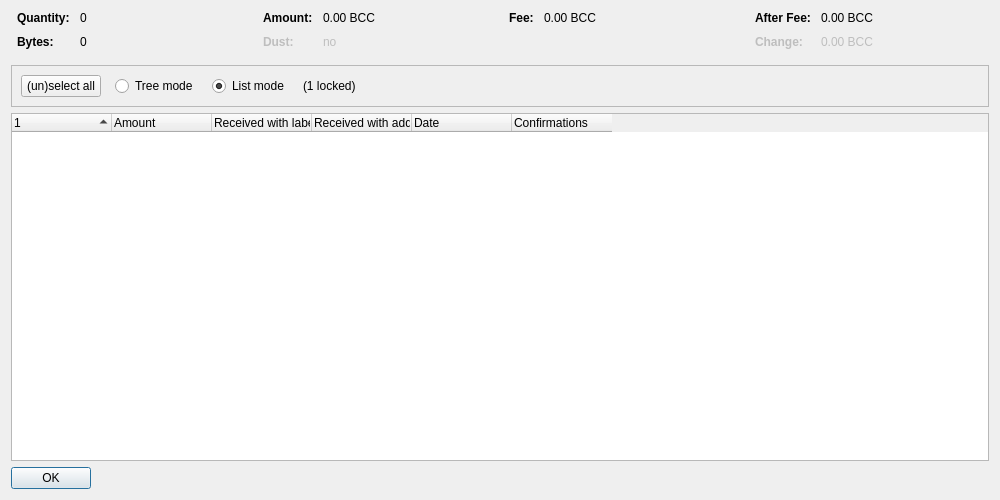
<?xml version="1.0" encoding="UTF-8"?>
<ui version="4.0">
 <class>CoinControlDialog</class>
 <widget class="QDialog" name="CoinControlDialog">
  <property name="geometry">
   <rect>
    <x>0</x>
    <y>0</y>
    <width>1000</width>
    <height>500</height>
   </rect>
  </property>
  <property name="windowTitle">
   <string>Coin Selection</string>
  </property>
  <layout class="QVBoxLayout" name="verticalLayout">
   <item>
    <layout class="QHBoxLayout" name="horizontalLayoutTop" stretch="0,0,0,0">
     <property name="topMargin">
      <number>0</number>
     </property>
     <property name="bottomMargin">
      <number>10</number>
     </property>
     <item>
      <layout class="QFormLayout" name="formLayoutCoinControl1">
       <property name="horizontalSpacing">
        <number>10</number>
       </property>
       <property name="verticalSpacing">
        <number>10</number>
       </property>
       <property name="leftMargin">
        <number>6</number>
       </property>
       <property name="rightMargin">
        <number>6</number>
       </property>
       <item row="0" column="0">
        <widget class="QLabel" name="labelCoinControlQuantityText">
         <property name="font">
          <font>
           <weight>75</weight>
           <bold>true</bold>
          </font>
         </property>
         <property name="text">
          <string>Quantity:</string>
         </property>
        </widget>
       </item>
       <item row="0" column="1">
        <widget class="QLabel" name="labelCoinControlQuantity">
         <property name="cursor">
          <cursorShape>IBeamCursor</cursorShape>
         </property>
         <property name="contextMenuPolicy">
          <enum>Qt::ActionsContextMenu</enum>
         </property>
         <property name="text">
          <string notr="true">0</string>
         </property>
         <property name="textInteractionFlags">
          <set>Qt::LinksAccessibleByMouse|Qt::TextSelectableByKeyboard|Qt::TextSelectableByMouse</set>
         </property>
        </widget>
       </item>
       <item row="1" column="0">
        <widget class="QLabel" name="labelCoinControlBytesText">
         <property name="font">
          <font>
           <weight>75</weight>
           <bold>true</bold>
          </font>
         </property>
         <property name="text">
          <string>Bytes:</string>
         </property>
        </widget>
       </item>
       <item row="1" column="1">
        <widget class="QLabel" name="labelCoinControlBytes">
         <property name="cursor">
          <cursorShape>IBeamCursor</cursorShape>
         </property>
         <property name="contextMenuPolicy">
          <enum>Qt::ActionsContextMenu</enum>
         </property>
         <property name="text">
          <string notr="true">0</string>
         </property>
         <property name="textInteractionFlags">
          <set>Qt::LinksAccessibleByMouse|Qt::TextSelectableByKeyboard|Qt::TextSelectableByMouse</set>
         </property>
        </widget>
       </item>
      </layout>
     </item>
     <item>
      <layout class="QFormLayout" name="formLayoutCoinControl2">
       <property name="horizontalSpacing">
        <number>10</number>
       </property>
       <property name="verticalSpacing">
        <number>10</number>
       </property>
       <property name="leftMargin">
        <number>6</number>
       </property>
       <property name="rightMargin">
        <number>6</number>
       </property>
       <item row="0" column="0">
        <widget class="QLabel" name="labelCoinControlAmountText">
         <property name="font">
          <font>
           <weight>75</weight>
           <bold>true</bold>
          </font>
         </property>
         <property name="text">
          <string>Amount:</string>
         </property>
        </widget>
       </item>
       <item row="0" column="1">
        <widget class="QLabel" name="labelCoinControlAmount">
         <property name="cursor">
          <cursorShape>IBeamCursor</cursorShape>
         </property>
         <property name="contextMenuPolicy">
          <enum>Qt::ActionsContextMenu</enum>
         </property>
         <property name="text">
          <string notr="true">0.00 BCC</string>
         </property>
         <property name="textInteractionFlags">
          <set>Qt::LinksAccessibleByMouse|Qt::TextSelectableByKeyboard|Qt::TextSelectableByMouse</set>
         </property>
        </widget>
       </item>
       <item row="1" column="0">
        <widget class="QLabel" name="labelCoinControlLowOutputText">
         <property name="enabled">
          <bool>false</bool>
         </property>
         <property name="font">
          <font>
           <weight>75</weight>
           <bold>true</bold>
          </font>
         </property>
         <property name="text">
          <string>Dust:</string>
         </property>
        </widget>
       </item>
       <item row="1" column="1">
        <widget class="QLabel" name="labelCoinControlLowOutput">
         <property name="enabled">
          <bool>false</bool>
         </property>
         <property name="cursor">
          <cursorShape>IBeamCursor</cursorShape>
         </property>
         <property name="contextMenuPolicy">
          <enum>Qt::ActionsContextMenu</enum>
         </property>
         <property name="text">
          <string notr="true">no</string>
         </property>
         <property name="textInteractionFlags">
          <set>Qt::LinksAccessibleByMouse|Qt::TextSelectableByKeyboard|Qt::TextSelectableByMouse</set>
         </property>
        </widget>
       </item>
      </layout>
     </item>
     <item>
      <layout class="QFormLayout" name="formLayoutCoinControl3">
       <property name="horizontalSpacing">
        <number>10</number>
       </property>
       <property name="verticalSpacing">
        <number>10</number>
       </property>
       <property name="leftMargin">
        <number>6</number>
       </property>
       <property name="rightMargin">
        <number>6</number>
       </property>
       <item row="0" column="0">
        <widget class="QLabel" name="labelCoinControlFeeText">
         <property name="font">
          <font>
           <weight>75</weight>
           <bold>true</bold>
          </font>
         </property>
         <property name="text">
          <string>Fee:</string>
         </property>
        </widget>
       </item>
       <item row="0" column="1">
        <widget class="QLabel" name="labelCoinControlFee">
         <property name="cursor">
          <cursorShape>IBeamCursor</cursorShape>
         </property>
         <property name="contextMenuPolicy">
          <enum>Qt::ActionsContextMenu</enum>
         </property>
         <property name="text">
          <string notr="true">0.00 BCC</string>
         </property>
         <property name="textInteractionFlags">
          <set>Qt::LinksAccessibleByMouse|Qt::TextSelectableByKeyboard|Qt::TextSelectableByMouse</set>
         </property>
        </widget>
       </item>
      </layout>
     </item>
     <item>
      <layout class="QFormLayout" name="formLayoutCoinControl4">
       <property name="horizontalSpacing">
        <number>10</number>
       </property>
       <property name="verticalSpacing">
        <number>10</number>
       </property>
       <property name="leftMargin">
        <number>6</number>
       </property>
       <property name="rightMargin">
        <number>6</number>
       </property>
       <item row="0" column="0">
        <widget class="QLabel" name="labelCoinControlAfterFeeText">
         <property name="font">
          <font>
           <weight>75</weight>
           <bold>true</bold>
          </font>
         </property>
         <property name="text">
          <string>After Fee:</string>
         </property>
        </widget>
       </item>
       <item row="0" column="1">
        <widget class="QLabel" name="labelCoinControlAfterFee">
         <property name="cursor">
          <cursorShape>IBeamCursor</cursorShape>
         </property>
         <property name="contextMenuPolicy">
          <enum>Qt::ActionsContextMenu</enum>
         </property>
         <property name="text">
          <string notr="true">0.00 BCC</string>
         </property>
         <property name="textInteractionFlags">
          <set>Qt::LinksAccessibleByMouse|Qt::TextSelectableByKeyboard|Qt::TextSelectableByMouse</set>
         </property>
        </widget>
       </item>
       <item row="1" column="0">
        <widget class="QLabel" name="labelCoinControlChangeText">
         <property name="enabled">
          <bool>false</bool>
         </property>
         <property name="font">
          <font>
           <weight>75</weight>
           <bold>true</bold>
          </font>
         </property>
         <property name="text">
          <string>Change:</string>
         </property>
        </widget>
       </item>
       <item row="1" column="1">
        <widget class="QLabel" name="labelCoinControlChange">
         <property name="enabled">
          <bool>false</bool>
         </property>
         <property name="cursor">
          <cursorShape>IBeamCursor</cursorShape>
         </property>
         <property name="contextMenuPolicy">
          <enum>Qt::ActionsContextMenu</enum>
         </property>
         <property name="text">
          <string notr="true">0.00 BCC</string>
         </property>
         <property name="textInteractionFlags">
          <set>Qt::LinksAccessibleByMouse|Qt::TextSelectableByKeyboard|Qt::TextSelectableByMouse</set>
         </property>
        </widget>
       </item>
      </layout>
     </item>
    </layout>
   </item>
   <item>
    <widget class="QFrame" name="frame">
     <property name="minimumSize">
      <size>
       <width>0</width>
       <height>40</height>
      </size>
     </property>
     <property name="frameShape">
      <enum>QFrame::StyledPanel</enum>
     </property>
     <property name="frameShadow">
      <enum>QFrame::Sunken</enum>
     </property>
     <layout class="QHBoxLayout" name="horizontalLayout">
      <item>
       <layout class="QHBoxLayout" name="horizontalLayoutPanel" stretch="0,0,0,0,0">
        <property name="spacing">
         <number>14</number>
        </property>
        <item>
         <widget class="QPushButton" name="pushButtonSelectAll">
          <property name="sizePolicy">
           <sizepolicy hsizetype="Maximum" vsizetype="Fixed">
            <horstretch>0</horstretch>
            <verstretch>0</verstretch>
           </sizepolicy>
          </property>
          <property name="text">
           <string>(un)select all</string>
          </property>
          <property name="autoDefault">
           <bool>false</bool>
          </property>
         </widget>
        </item>
        <item>
         <widget class="QRadioButton" name="radioTreeMode">
          <property name="sizePolicy">
           <sizepolicy hsizetype="Maximum" vsizetype="Fixed">
            <horstretch>0</horstretch>
            <verstretch>0</verstretch>
           </sizepolicy>
          </property>
          <property name="text">
           <string>Tree mode</string>
          </property>
         </widget>
        </item>
        <item>
         <widget class="QRadioButton" name="radioListMode">
          <property name="sizePolicy">
           <sizepolicy hsizetype="Maximum" vsizetype="Fixed">
            <horstretch>0</horstretch>
            <verstretch>0</verstretch>
           </sizepolicy>
          </property>
          <property name="text">
           <string>List mode</string>
          </property>
          <property name="checked">
           <bool>true</bool>
          </property>
         </widget>
        </item>
        <item>
         <widget class="QLabel" name="labelLocked">
          <property name="text">
           <string notr="true">(1 locked)</string>
          </property>
         </widget>
        </item>
        <item>
         <spacer name="horizontalSpacer">
          <property name="orientation">
           <enum>Qt::Horizontal</enum>
          </property>
          <property name="sizeHint" stdset="0">
           <size>
            <width>40</width>
            <height>20</height>
           </size>
          </property>
         </spacer>
        </item>
       </layout>
      </item>
     </layout>
    </widget>
   </item>
   <item>
    <widget class="CoinControlTreeWidget" name="treeWidget">
     <property name="contextMenuPolicy">
      <enum>Qt::CustomContextMenu</enum>
     </property>
     <property name="sortingEnabled">
      <bool>false</bool>
     </property>
     <property name="columnCount">
      <number>6</number>
     </property>
     <attribute name="headerShowSortIndicator" stdset="0">
      <bool>true</bool>
     </attribute>
     <attribute name="headerStretchLastSection">
      <bool>false</bool>
     </attribute>
     <column>
      <property name="text">
       <string/>
      </property>
     </column>
     <column>
      <property name="text">
       <string>Amount</string>
      </property>
     </column>
     <column>
      <property name="text">
       <string>Received with label</string>
      </property>
     </column>
     <column>
      <property name="text">
       <string>Received with address</string>
      </property>
     </column>
     <column>
      <property name="text">
       <string>Date</string>
      </property>
     </column>
     <column>
      <property name="text">
       <string>Confirmations</string>
      </property>
      <property name="toolTip">
       <string>Confirmed</string>
      </property>
     </column>
     <column>
      <property name="text">
       <string/>
      </property>
     </column>
     <column>
      <property name="text">
       <string/>
      </property>
     </column>
     <column>
      <property name="text">
       <string/>
      </property>
     </column>
     <column>
      <property name="text">
       <string/>
      </property>
     </column>
    </widget>
   </item>
   <item>
    <widget class="QDialogButtonBox" name="buttonBox">
     <property name="sizePolicy">
      <sizepolicy hsizetype="Maximum" vsizetype="Fixed">
       <horstretch>0</horstretch>
       <verstretch>0</verstretch>
      </sizepolicy>
     </property>
     <property name="orientation">
      <enum>Qt::Horizontal</enum>
     </property>
     <property name="standardButtons">
      <set>QDialogButtonBox::Ok</set>
     </property>
    </widget>
   </item>
  </layout>
 </widget>
 <customwidgets>
  <customwidget>
   <class>CoinControlTreeWidget</class>
   <extends>QTreeWidget</extends>
   <header>qt/coincontroltreewidget.h</header>
  </customwidget>
 </customwidgets>
 <resources/>
 <connections/>
</ui>
